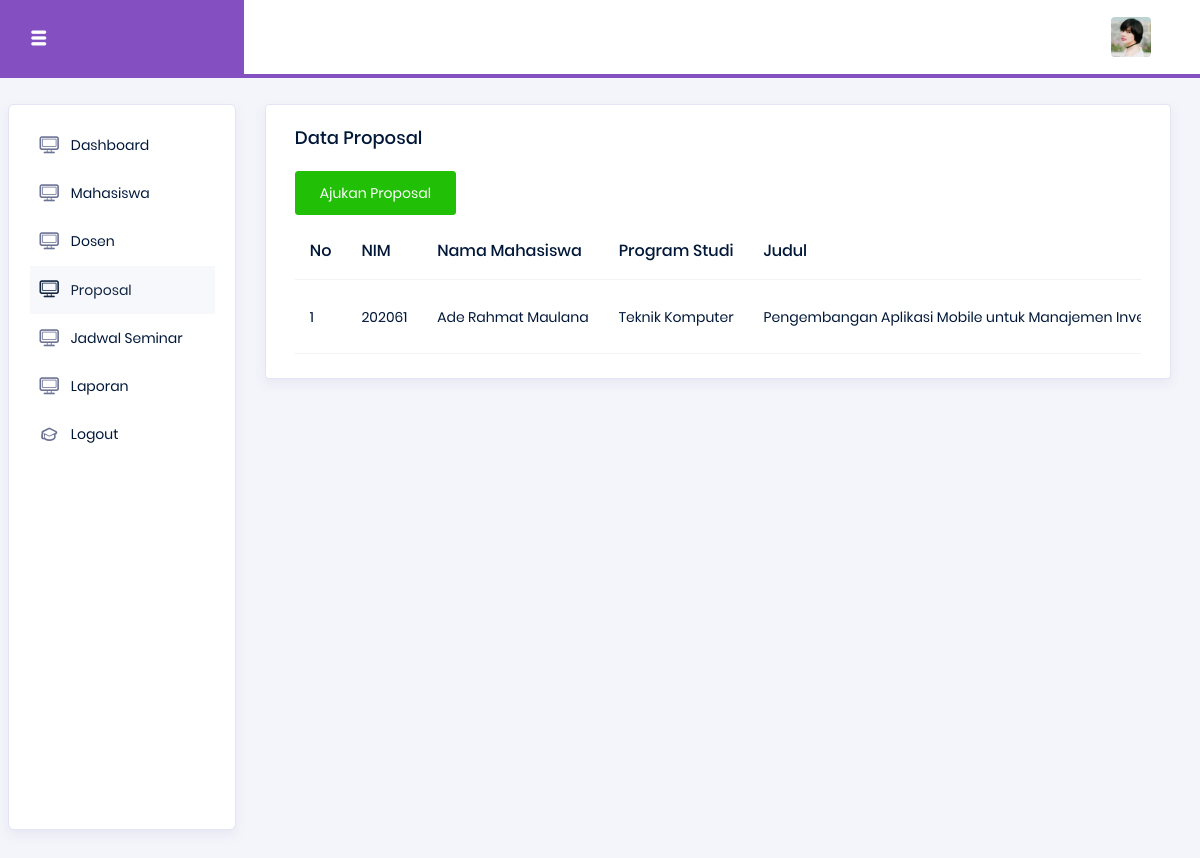
Page /admin/proposal.php (signed in) on the committed database.
### tables this page shows
CREATE TABLE `proposal` (
  `id` int(11) NOT NULL,
  `nim` varchar(15) DEFAULT NULL,
  `judul` text NOT NULL,
  `file_proposal` varchar(255) NOT NULL,
  `tanggal_pengajuan` timestamp NOT NULL DEFAULT current_timestamp(),
  `status` enum('Menunggu Persetujuan','Disetujui','Revisi','Ditolak') DEFAULT 'Menunggu Persetujuan'
);

CREATE TABLE `mahasiswa` (
  `nim` varchar(15) NOT NULL,
  `nama` varchar(100) NOT NULL,
  `email` varchar(100) NOT NULL,
  `jurusan` varchar(50) NOT NULL,
  `password` varchar(255) NOT NULL,
  `created_at` timestamp NOT NULL DEFAULT current_timestamp()
);

### admin/proposal.php (the view, shortened to what this page needs)
<?php
include '../koneksi.php';
?>
<!DOCTYPE html>
<html lang="en">
<head>
  <link rel="stylesheet" href="../assets/vendors/typicons/typicons.css">
  <link rel="stylesheet" href="../assets/vendors/css/vendor.bundle.base.css">
  <link rel="stylesheet" href="../assets/css/style.css">
</head>
<body>
  <div class="container-scroller">
    <nav class="navbar col-lg-12 col-12 p-0 fixed-top d-flex flex-row">
      <div class="navbar-brand-wrapper d-flex justify-content-center">
        <div class="navbar-brand-inner-wrapper d-flex justify-content-between align-items-center w-100">
          <button class="navbar-toggler navbar-toggler align-self-center" type="button" data-toggle="minimize">
            <span class="typcn typcn-th-menu"></span>
          </button>
        </div>
      </div>
      <div class="navbar-menu-wrapper d-flex align-items-center justify-content-end">
        <ul class="navbar-nav me-lg-2">
          <li class="nav-item nav-profile dropdown">
            <a class="nav-link" href="#" data-bs-toggle="dropdown" id="profileDropdown">
              <img src="../assets/images/faces/face5.jpg" alt="profile"/>
            </a>
          </li>
        </ul>
      </div>
    </nav>
    <div class="container-fluid page-body-wrapper">
      <nav class="sidebar sidebar-offcanvas" id="sidebar">
        <ul class="nav">
          <li class="nav-item">
            <a class="nav-link" href="index.php">
              <i class="typcn typcn-device-desktop menu-icon"></i>
              <span class="menu-title">Dashboard</span>
            </a>
          </li>
          <li class="nav-item">
            <a class="nav-link" href="mahasiswa.php">
              <i class="typcn typcn-device-desktop menu-icon"></i>
              <span class="menu-title">Mahasiswa</span>
            </a>
          </li>
          <li class="nav-item">
            <a class="nav-link" href="dosen.php">
              <i class="typcn typcn-device-desktop menu-icon"></i>
              <span class="menu-title">Dosen</span>
            </a>
          </li>
          <li class="nav-item">
            <a class="nav-link" href="proposal.php">
              <i class="typcn typcn-device-desktop menu-icon"></i>
              <span class="menu-title">Proposal</span>
            </a>
          </li>
          <li class="nav-item">
            <a class="nav-link" href="jadwal.php">
              <i class="typcn typcn-device-desktop menu-icon"></i>
              <span class="menu-title">Jadwal Seminar</span>
            </a>
          </li>
          <li class="nav-item">
            <a class="nav-link" href="laporan.php">
              <i class="typcn typcn-device-desktop menu-icon"></i>
              <span class="menu-title">Laporan</span>
            </a>
          </li>
          <li class="nav-item">
            <a class="nav-link" href="logout.php">
              <i class="typcn typcn-mortar-board menu-icon"></i>
              <span class="menu-title">Logout</span>
            </a>
          </li>
        </ul>
      </nav>
      <div class="main-panel">
        <div class="content-wrapper">
            <div class="row">
                <div class="col-lg-12 grid-margin stretch-card">
                    <div class="card">
                        <div class="card-body">
                            <h4 class="card-title">Data Proposal</h4>
                            <a class="btn btn-success mb-2" href="tambahproposal.php">Ajukan Proposal</a>
                            <div class="table-responsive">
                            <table class="table table-hover">
                                <thead>
                                    <tr>
                                        <th>No</th>
                                        <th>NIM</th>
                                        <th>Nama Mahasiswa</th>
                                        <th>Program Studi</th>
                                        <th>Judul</th>
                                    </tr>
                                </thead>
                                <tbody>
                                    <?php
                                    $no = 1;
                                    $tampil = mysqli_query($koneksi, "SELECT p.*, m.nama AS nama_mahasiswa, m.jurusan
                                                                    FROM proposal p
                                                                    JOIN mahasiswa m ON p.nim = m.nim
                                                                    ORDER BY p.tanggal_pengajuan DESC");
                                    while($data = mysqli_fetch_array($tampil)):
                                    ?>
                                    <tr>
                                        <td><?= $no++ ?></td>
                                        <td><?= $data['nim'] ?></td>
                                        <td><?= $data['nama_mahasiswa'] ?></td>
                                        <td><?= $data['jurusan'] ?></td>
                                        <td><?= $data['judul'] ?></td>
                                    </tr>
                                    <?php endwhile; ?>
                                </tbody>
                            </table>
                            </div>
                        </div>
                    </div>
                </div>
            </div>
        </div>
      </div>
    </div>
  </div>
</body>
</html>

### rows in the picture
proposal: nim "202061", nim.nama "Ade Rahmat Maulana", nim.jurusan "Teknik Komputer", judul "Pengembangan Aplikasi Mobile untuk Manajemen…"
